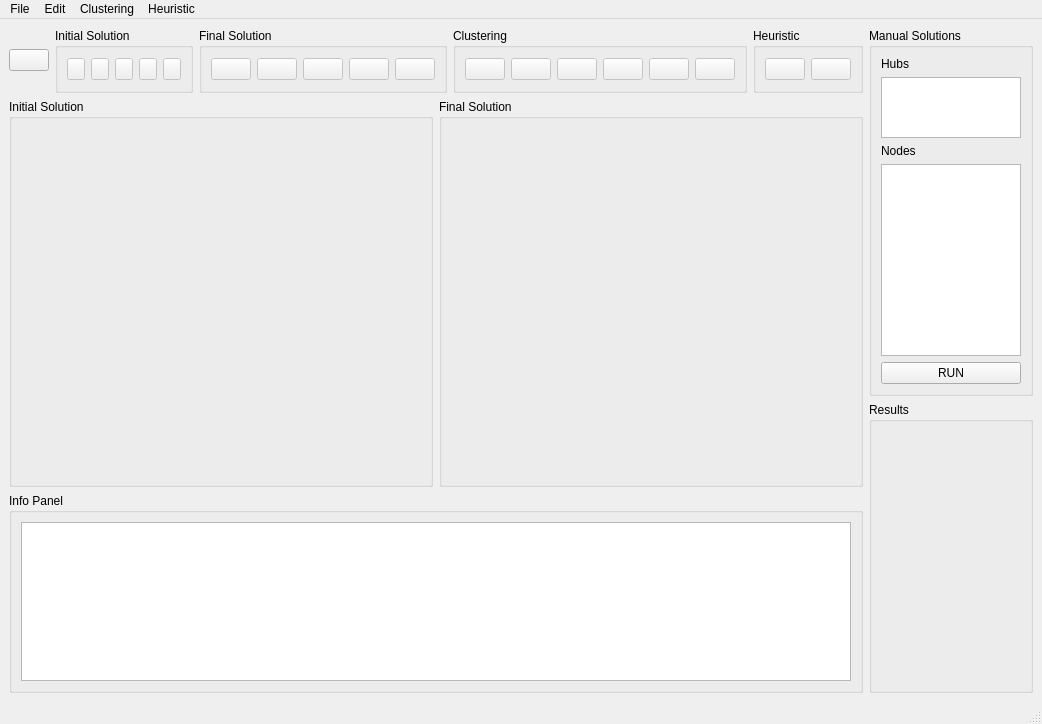
<?xml version="1.0" encoding="UTF-8"?>
<ui version="4.0">
 <class>MainWindow</class>
 <widget class="QMainWindow" name="MainWindow">
  <property name="geometry">
   <rect>
    <x>0</x>
    <y>0</y>
    <width>1042</width>
    <height>687</height>
   </rect>
  </property>
  <property name="windowTitle">
   <string>MainWindow</string>
  </property>
  <widget class="QWidget" name="centralwidget">
   <layout class="QGridLayout" name="gridLayout_2">
    <item row="0" column="0">
     <layout class="QGridLayout" name="gridLayout_Menu">
      <property name="sizeConstraint">
       <enum>QLayout::SetDefaultConstraint</enum>
      </property>
      <item row="0" column="0">
       <widget class="QPushButton" name="pushButton_action_open_data">
        <property name="sizePolicy">
         <sizepolicy hsizetype="Fixed" vsizetype="Fixed">
          <horstretch>0</horstretch>
          <verstretch>0</verstretch>
         </sizepolicy>
        </property>
        <property name="text">
         <string/>
        </property>
        <property name="icon">
         <iconset>
          <normaloff>icons/open.png</normaloff>icons/open.png</iconset>
        </property>
       </widget>
      </item>
      <item row="0" column="4">
       <widget class="QGroupBox" name="Clustering">
        <property name="minimumSize">
         <size>
          <width>0</width>
          <height>65</height>
         </size>
        </property>
        <property name="maximumSize">
         <size>
          <width>16777215</width>
          <height>65</height>
         </size>
        </property>
        <property name="title">
         <string>Clustering</string>
        </property>
        <layout class="QHBoxLayout" name="horizontalLayout_6">
         <item>
          <widget class="QPushButton" name="pushButton_k_means">
           <property name="enabled">
            <bool>false</bool>
           </property>
           <property name="text">
            <string/>
           </property>
           <property name="icon">
            <iconset>
             <normaloff>icons/kmean.png</normaloff>icons/kmean.png</iconset>
           </property>
          </widget>
         </item>
         <item>
          <widget class="QPushButton" name="pushButton_action_affinity_propagation">
           <property name="enabled">
            <bool>false</bool>
           </property>
           <property name="text">
            <string/>
           </property>
           <property name="icon">
            <iconset>
             <normaloff>icons/affinity.png</normaloff>icons/affinity.png</iconset>
           </property>
          </widget>
         </item>
         <item>
          <widget class="QPushButton" name="pushButton_action_mean_shift">
           <property name="enabled">
            <bool>false</bool>
           </property>
           <property name="text">
            <string/>
           </property>
           <property name="icon">
            <iconset>
             <normaloff>icons/mean-shift.png</normaloff>icons/mean-shift.png</iconset>
           </property>
          </widget>
         </item>
         <item>
          <widget class="QPushButton" name="pushButton_action_spectral_clustering">
           <property name="enabled">
            <bool>false</bool>
           </property>
           <property name="text">
            <string/>
           </property>
           <property name="icon">
            <iconset>
             <normaloff>icons/spectral-clustering.png</normaloff>icons/spectral-clustering.png</iconset>
           </property>
          </widget>
         </item>
         <item>
          <widget class="QPushButton" name="pushButton_action_hierarcical_clustering">
           <property name="enabled">
            <bool>false</bool>
           </property>
           <property name="text">
            <string/>
           </property>
           <property name="icon">
            <iconset>
             <normaloff>icons/hierarchical.png</normaloff>icons/hierarchical.png</iconset>
           </property>
          </widget>
         </item>
         <item>
          <widget class="QPushButton" name="pushButton_action_DBSCAN">
           <property name="enabled">
            <bool>false</bool>
           </property>
           <property name="text">
            <string/>
           </property>
           <property name="icon">
            <iconset>
             <normaloff>icons/dbscan.png</normaloff>icons/dbscan.png</iconset>
           </property>
          </widget>
         </item>
        </layout>
       </widget>
      </item>
      <item row="0" column="3">
       <widget class="QGroupBox" name="Final_Solution">
        <property name="minimumSize">
         <size>
          <width>0</width>
          <height>65</height>
         </size>
        </property>
        <property name="maximumSize">
         <size>
          <width>16777215</width>
          <height>65</height>
         </size>
        </property>
        <property name="title">
         <string>Final Solution</string>
        </property>
        <layout class="QHBoxLayout" name="horizontalLayout_3">
         <item>
          <widget class="QPushButton" name="pushButton_action_save_final_solution">
           <property name="enabled">
            <bool>false</bool>
           </property>
           <property name="text">
            <string/>
           </property>
           <property name="icon">
            <iconset>
             <normaloff>icons/save_final.png</normaloff>icons/save_final.png</iconset>
           </property>
          </widget>
         </item>
         <item>
          <widget class="QPushButton" name="pushButton_action_export_as_final_solution">
           <property name="enabled">
            <bool>false</bool>
           </property>
           <property name="text">
            <string/>
           </property>
           <property name="icon">
            <iconset>
             <normaloff>icons/jpg.png</normaloff>icons/jpg.png</iconset>
           </property>
          </widget>
         </item>
         <item>
          <widget class="QPushButton" name="pushButton_action_clear_final_solution">
           <property name="enabled">
            <bool>false</bool>
           </property>
           <property name="text">
            <string/>
           </property>
           <property name="icon">
            <iconset>
             <normaloff>icons/clear.png</normaloff>icons/clear.png</iconset>
           </property>
          </widget>
         </item>
         <item>
          <widget class="QPushButton" name="pushButton_action_undo_final_solution">
           <property name="enabled">
            <bool>false</bool>
           </property>
           <property name="text">
            <string/>
           </property>
           <property name="icon">
            <iconset>
             <normaloff>icons/undo.png</normaloff>icons/undo.png</iconset>
           </property>
          </widget>
         </item>
         <item>
          <widget class="QPushButton" name="pushButton_action_redo_final_solution">
           <property name="enabled">
            <bool>false</bool>
           </property>
           <property name="text">
            <string/>
           </property>
           <property name="icon">
            <iconset>
             <normaloff>icons/redo.png</normaloff>icons/redo.png</iconset>
           </property>
          </widget>
         </item>
        </layout>
       </widget>
      </item>
      <item row="0" column="5">
       <widget class="QGroupBox" name="Heuristic">
        <property name="minimumSize">
         <size>
          <width>0</width>
          <height>65</height>
         </size>
        </property>
        <property name="maximumSize">
         <size>
          <width>16777215</width>
          <height>65</height>
         </size>
        </property>
        <property name="title">
         <string>Heuristic</string>
        </property>
        <layout class="QHBoxLayout" name="horizontalLayout_4">
         <item>
          <widget class="QPushButton" name="pushButton_action_hill_climbing">
           <property name="enabled">
            <bool>false</bool>
           </property>
           <property name="sizePolicy">
            <sizepolicy hsizetype="Fixed" vsizetype="Fixed">
             <horstretch>0</horstretch>
             <verstretch>0</verstretch>
            </sizepolicy>
           </property>
           <property name="text">
            <string/>
           </property>
           <property name="icon">
            <iconset>
             <normaloff>icons/hillclimb.png</normaloff>icons/hillclimb.png</iconset>
           </property>
          </widget>
         </item>
         <item>
          <widget class="QPushButton" name="pushButton_action_simulated_anneling">
           <property name="enabled">
            <bool>false</bool>
           </property>
           <property name="sizePolicy">
            <sizepolicy hsizetype="Fixed" vsizetype="Fixed">
             <horstretch>0</horstretch>
             <verstretch>0</verstretch>
            </sizepolicy>
           </property>
           <property name="text">
            <string/>
           </property>
           <property name="icon">
            <iconset>
             <normaloff>icons/simulated-anneling.png</normaloff>icons/simulated-anneling.png</iconset>
           </property>
          </widget>
         </item>
        </layout>
       </widget>
      </item>
      <item row="0" column="1">
       <widget class="QGroupBox" name="Initial_Solution">
        <property name="minimumSize">
         <size>
          <width>65</width>
          <height>0</height>
         </size>
        </property>
        <property name="maximumSize">
         <size>
          <width>16777215</width>
          <height>65</height>
         </size>
        </property>
        <property name="cursor">
         <cursorShape>ArrowCursor</cursorShape>
        </property>
        <property name="title">
         <string>Initial Solution</string>
        </property>
        <layout class="QHBoxLayout" name="horizontalLayout">
         <item>
          <widget class="QPushButton" name="pushButton_action_save_initial_solution">
           <property name="enabled">
            <bool>false</bool>
           </property>
           <property name="text">
            <string/>
           </property>
           <property name="icon">
            <iconset>
             <normaloff>icons/save_initial.png</normaloff>icons/save_initial.png</iconset>
           </property>
          </widget>
         </item>
         <item>
          <widget class="QPushButton" name="pushButton_action_export_as_initial_solution">
           <property name="enabled">
            <bool>false</bool>
           </property>
           <property name="text">
            <string/>
           </property>
           <property name="icon">
            <iconset>
             <normaloff>icons/jpg.png</normaloff>icons/jpg.png</iconset>
           </property>
          </widget>
         </item>
         <item>
          <widget class="QPushButton" name="pushButton_action_clear_initial_solution">
           <property name="enabled">
            <bool>false</bool>
           </property>
           <property name="text">
            <string/>
           </property>
           <property name="icon">
            <iconset>
             <normaloff>icons/clear.png</normaloff>icons/clear.png</iconset>
           </property>
          </widget>
         </item>
         <item>
          <widget class="QPushButton" name="pushButton_action_undo_initial_solution">
           <property name="enabled">
            <bool>false</bool>
           </property>
           <property name="text">
            <string/>
           </property>
           <property name="icon">
            <iconset>
             <normaloff>icons/undo.png</normaloff>icons/undo.png</iconset>
           </property>
          </widget>
         </item>
         <item>
          <widget class="QPushButton" name="pushButton_action_redo_initial_solution">
           <property name="enabled">
            <bool>false</bool>
           </property>
           <property name="text">
            <string/>
           </property>
           <property name="icon">
            <iconset>
             <normaloff>icons/redo.png</normaloff>icons/redo.png</iconset>
           </property>
          </widget>
         </item>
        </layout>
       </widget>
      </item>
     </layout>
    </item>
    <item row="0" column="1" rowspan="2">
     <widget class="QGroupBox" name="groupBox_manual_solutions">
      <property name="maximumSize">
       <size>
        <width>300</width>
        <height>16777215</height>
       </size>
      </property>
      <property name="title">
       <string>Manual Solutions</string>
      </property>
      <layout class="QGridLayout" name="gridLayout_6">
       <item row="0" column="0">
        <layout class="QVBoxLayout" name="verticalLayout_manual_solutions">
         <item>
          <layout class="QVBoxLayout" name="verticalLayout_hubs">
           <item>
            <widget class="QLabel" name="label_hubs">
             <property name="text">
              <string>Hubs</string>
             </property>
            </widget>
           </item>
           <item>
            <widget class="QTextEdit" name="textEdit_hubs">
             <property name="maximumSize">
              <size>
               <width>250</width>
               <height>61</height>
              </size>
             </property>
            </widget>
           </item>
          </layout>
         </item>
         <item>
          <layout class="QVBoxLayout" name="verticalLayout_nodes">
           <item>
            <widget class="QLabel" name="label_nodes">
             <property name="text">
              <string>Nodes</string>
             </property>
            </widget>
           </item>
           <item>
            <widget class="QTextEdit" name="textEdit_nodes">
             <property name="maximumSize">
              <size>
               <width>250</width>
               <height>200</height>
              </size>
             </property>
            </widget>
           </item>
          </layout>
         </item>
         <item>
          <widget class="QPushButton" name="pushButton_run">
           <property name="text">
            <string>RUN</string>
           </property>
          </widget>
         </item>
        </layout>
       </item>
      </layout>
     </widget>
    </item>
    <item row="1" column="0" rowspan="2">
     <layout class="QHBoxLayout" name="horizontalLayout_plot">
      <item>
       <widget class="QGroupBox" name="groupBox_initial_solution">
        <property name="minimumSize">
         <size>
          <width>360</width>
          <height>360</height>
         </size>
        </property>
        <property name="title">
         <string>Initial Solution</string>
        </property>
        <layout class="QGridLayout" name="gridLayout">
         <item row="0" column="0">
          <widget class="QLabel" name="label_initial_solution">
           <property name="text">
            <string/>
           </property>
           <property name="pixmap">
            <pixmap>icons/exit.png</pixmap>
           </property>
          </widget>
         </item>
        </layout>
       </widget>
      </item>
      <item>
       <widget class="QGroupBox" name="groupBox_final_solution">
        <property name="minimumSize">
         <size>
          <width>360</width>
          <height>360</height>
         </size>
        </property>
        <property name="title">
         <string>Final Solution</string>
        </property>
        <layout class="QGridLayout" name="gridLayout_4">
         <item row="0" column="0">
          <widget class="QLabel" name="label_final_solution">
           <property name="text">
            <string/>
           </property>
           <property name="pixmap">
            <pixmap>icons/hierarchical.png</pixmap>
           </property>
          </widget>
         </item>
        </layout>
       </widget>
      </item>
     </layout>
    </item>
    <item row="2" column="1" rowspan="2">
     <widget class="QGroupBox" name="groupBox_result">
      <property name="title">
       <string>Results</string>
      </property>
      <layout class="QGridLayout" name="gridLayout_5">
       <item row="0" column="0">
        <widget class="QLabel" name="label_result">
         <property name="minimumSize">
          <size>
           <width>100</width>
           <height>250</height>
          </size>
         </property>
         <property name="text">
          <string/>
         </property>
        </widget>
       </item>
      </layout>
     </widget>
    </item>
    <item row="3" column="0">
     <widget class="QGroupBox" name="groupBox_info_panel">
      <property name="maximumSize">
       <size>
        <width>1000</width>
        <height>200</height>
       </size>
      </property>
      <property name="title">
       <string>Info Panel</string>
      </property>
      <layout class="QGridLayout" name="gridLayout_3">
       <item row="0" column="1">
        <widget class="QTextEdit" name="textEdit_info_panel">
         <property name="maximumSize">
          <size>
           <width>1000</width>
           <height>200</height>
          </size>
         </property>
        </widget>
       </item>
      </layout>
     </widget>
    </item>
   </layout>
  </widget>
  <widget class="QMenuBar" name="menubar">
   <property name="geometry">
    <rect>
     <x>0</x>
     <y>0</y>
     <width>1042</width>
     <height>22</height>
    </rect>
   </property>
   <widget class="QMenu" name="menuFile">
    <property name="title">
     <string>File</string>
    </property>
    <widget class="QMenu" name="menu_Export_As">
     <property name="statusTip">
      <string>Export As image.</string>
     </property>
     <property name="title">
      <string>Export As</string>
     </property>
     <property name="icon">
      <iconset>
       <normaloff>icons/export.png</normaloff>icons/export.png</iconset>
     </property>
     <addaction name="action_export_as_initial_solution"/>
     <addaction name="action_export_as_final_solution"/>
    </widget>
    <addaction name="action_open_data"/>
    <addaction name="separator"/>
    <addaction name="action_save_initial_solution"/>
    <addaction name="action_save_final_solution"/>
    <addaction name="menu_Export_As"/>
    <addaction name="separator"/>
    <addaction name="action_exit"/>
   </widget>
   <widget class="QMenu" name="menuEdit">
    <property name="statusTip">
     <string>Edit</string>
    </property>
    <property name="title">
     <string>Edit</string>
    </property>
    <widget class="QMenu" name="menu_Clear">
     <property name="statusTip">
      <string>Clear Menu</string>
     </property>
     <property name="title">
      <string>Clear</string>
     </property>
     <property name="icon">
      <iconset>
       <normaloff>icons/clear.png</normaloff>icons/clear.png</iconset>
     </property>
     <addaction name="action_clear_initial_solution"/>
     <addaction name="action_clear_final_solution"/>
    </widget>
    <widget class="QMenu" name="menuUndo">
     <property name="title">
      <string>Undo</string>
     </property>
     <addaction name="action_undo_initial_solution"/>
     <addaction name="action_undo_final_solution"/>
    </widget>
    <widget class="QMenu" name="menuRedo">
     <property name="title">
      <string>Redo</string>
     </property>
     <addaction name="action_redo_initial_solution"/>
     <addaction name="action_redo_final_solution"/>
    </widget>
    <addaction name="menu_Clear"/>
    <addaction name="menuUndo"/>
    <addaction name="menuRedo"/>
   </widget>
   <widget class="QMenu" name="menu_Clustering">
    <property name="title">
     <string>Clustering</string>
    </property>
    <addaction name="action_k_means"/>
    <addaction name="action_affinity_propagation"/>
    <addaction name="action_mean_shift"/>
    <addaction name="action_spectral_clustering"/>
    <addaction name="action_hierarcical_clustering"/>
    <addaction name="action_DBSCAN"/>
   </widget>
   <widget class="QMenu" name="menu_Heuristic">
    <property name="title">
     <string>Heuristic</string>
    </property>
    <addaction name="action_hill_climbing"/>
    <addaction name="action_simulated_anneling"/>
   </widget>
   <addaction name="menuFile"/>
   <addaction name="menuEdit"/>
   <addaction name="menu_Clustering"/>
   <addaction name="menu_Heuristic"/>
  </widget>
  <widget class="QStatusBar" name="statusbar">
   <property name="statusTip">
    <string>Status Bar</string>
   </property>
  </widget>
  <action name="action_open_data">
   <property name="icon">
    <iconset>
     <normaloff>icons/open.png</normaloff>icons/open.png</iconset>
   </property>
   <property name="text">
    <string>Open Data</string>
   </property>
   <property name="statusTip">
    <string>Open image.</string>
   </property>
   <property name="shortcut">
    <string>Ctrl+O</string>
   </property>
  </action>
  <action name="action_save_initial_solution">
   <property name="enabled">
    <bool>false</bool>
   </property>
   <property name="icon">
    <iconset>
     <normaloff>icons/save_initial.png</normaloff>icons/save_initial.png</iconset>
   </property>
   <property name="text">
    <string>Save Initial Solution</string>
   </property>
   <property name="statusTip">
    <string>Save the initial solution</string>
   </property>
   <property name="shortcut">
    <string>Ctrl+Shift+S</string>
   </property>
  </action>
  <action name="action_exit">
   <property name="icon">
    <iconset>
     <normaloff>icons/exit.png</normaloff>icons/exit.png</iconset>
   </property>
   <property name="text">
    <string>Exit</string>
   </property>
   <property name="statusTip">
    <string>Exit the app.</string>
   </property>
   <property name="shortcut">
    <string>Shift+F4</string>
   </property>
  </action>
  <action name="action_export_as_initial_solution">
   <property name="enabled">
    <bool>false</bool>
   </property>
   <property name="icon">
    <iconset>
     <normaloff>icons/jpg.png</normaloff>icons/jpg.png</iconset>
   </property>
   <property name="text">
    <string>Initial Solution</string>
   </property>
   <property name="statusTip">
    <string>Export as Source</string>
   </property>
   <property name="shortcut">
    <string>Ctrl+Shift+I</string>
   </property>
  </action>
  <action name="action_export_as_final_solution">
   <property name="enabled">
    <bool>false</bool>
   </property>
   <property name="icon">
    <iconset>
     <normaloff>icons/jpg.png</normaloff>icons/jpg.png</iconset>
   </property>
   <property name="text">
    <string>Final Solution</string>
   </property>
   <property name="statusTip">
    <string>Export as Output</string>
   </property>
   <property name="shortcut">
    <string>Ctrl+Shift+O</string>
   </property>
  </action>
  <action name="action_clear_initial_solution">
   <property name="enabled">
    <bool>false</bool>
   </property>
   <property name="icon">
    <iconset>
     <normaloff>icons/clear.png</normaloff>icons/clear.png</iconset>
   </property>
   <property name="text">
    <string>Initial Solution</string>
   </property>
   <property name="statusTip">
    <string>Clear the Initial Solution</string>
   </property>
   <property name="shortcut">
    <string>Ctrl+Q</string>
   </property>
  </action>
  <action name="action_clear_final_solution">
   <property name="enabled">
    <bool>false</bool>
   </property>
   <property name="icon">
    <iconset>
     <normaloff>icons/clear.png</normaloff>icons/clear.png</iconset>
   </property>
   <property name="text">
    <string>Final Solution</string>
   </property>
   <property name="statusTip">
    <string>Clear the Final Solution</string>
   </property>
   <property name="shortcut">
    <string>Ctrl+A</string>
   </property>
  </action>
  <action name="action_k_means">
   <property name="enabled">
    <bool>false</bool>
   </property>
   <property name="icon">
    <iconset>
     <normaloff>icons/kmean.png</normaloff>icons/kmean.png</iconset>
   </property>
   <property name="text">
    <string>K means</string>
   </property>
   <property name="statusTip">
    <string>Apply K mean</string>
   </property>
   <property name="shortcut">
    <string>Ctrl+G</string>
   </property>
  </action>
  <action name="action_affinity_propagation">
   <property name="enabled">
    <bool>false</bool>
   </property>
   <property name="icon">
    <iconset>
     <normaloff>icons/affinity.png</normaloff>icons/affinity.png</iconset>
   </property>
   <property name="text">
    <string>Affinity Propagation</string>
   </property>
   <property name="statusTip">
    <string>Apply Affinity Propagation</string>
   </property>
   <property name="shortcut">
    <string>Ctrl+H</string>
   </property>
  </action>
  <action name="action_hill_climbing">
   <property name="enabled">
    <bool>false</bool>
   </property>
   <property name="icon">
    <iconset>
     <normaloff>icons/hillclimb.png</normaloff>icons/hillclimb.png</iconset>
   </property>
   <property name="text">
    <string>Hill Climbing</string>
   </property>
   <property name="statusTip">
    <string>Apply Hill Climbing</string>
   </property>
   <property name="shortcut">
    <string>Ctrl+Shift+H</string>
   </property>
  </action>
  <action name="action_simulated_anneling">
   <property name="enabled">
    <bool>false</bool>
   </property>
   <property name="icon">
    <iconset>
     <normaloff>icons/simulated-anneling.png</normaloff>icons/simulated-anneling.png</iconset>
   </property>
   <property name="text">
    <string>Simulated Anneling</string>
   </property>
   <property name="statusTip">
    <string>Apply Simulated Anneling</string>
   </property>
   <property name="shortcut">
    <string>Ctrl+Shift+K</string>
   </property>
  </action>
  <action name="action_save_final_solution">
   <property name="enabled">
    <bool>false</bool>
   </property>
   <property name="icon">
    <iconset>
     <normaloff>icons/save_final.png</normaloff>icons/save_final.png</iconset>
   </property>
   <property name="text">
    <string>Save Final Solution</string>
   </property>
   <property name="statusTip">
    <string>Save the Final Solution</string>
   </property>
   <property name="shortcut">
    <string>Ctrl+Shift+D</string>
   </property>
  </action>
  <action name="action_undo_initial_solution">
   <property name="enabled">
    <bool>false</bool>
   </property>
   <property name="icon">
    <iconset>
     <normaloff>icons/undo.png</normaloff>icons/undo.png</iconset>
   </property>
   <property name="text">
    <string>Initial Solution</string>
   </property>
   <property name="statusTip">
    <string>Undo the Initial Solution</string>
   </property>
   <property name="shortcut">
    <string>Ctrl+Shift+R</string>
   </property>
  </action>
  <action name="action_undo_final_solution">
   <property name="enabled">
    <bool>false</bool>
   </property>
   <property name="icon">
    <iconset>
     <normaloff>icons/undo.png</normaloff>icons/undo.png</iconset>
   </property>
   <property name="text">
    <string>Final Solution</string>
   </property>
   <property name="statusTip">
    <string>Undo the Final Solution</string>
   </property>
   <property name="shortcut">
    <string>Ctrl+Shift+F</string>
   </property>
  </action>
  <action name="action_redo_initial_solution">
   <property name="enabled">
    <bool>false</bool>
   </property>
   <property name="icon">
    <iconset>
     <normaloff>icons/redo.png</normaloff>icons/redo.png</iconset>
   </property>
   <property name="text">
    <string>Initial Solution</string>
   </property>
   <property name="statusTip">
    <string>Redo the Initial Solution</string>
   </property>
   <property name="shortcut">
    <string>Ctrl+Shift+T</string>
   </property>
  </action>
  <action name="action_redo_final_solution">
   <property name="enabled">
    <bool>false</bool>
   </property>
   <property name="icon">
    <iconset>
     <normaloff>icons/redo.png</normaloff>icons/redo.png</iconset>
   </property>
   <property name="text">
    <string>Final Solution</string>
   </property>
   <property name="statusTip">
    <string>Redo the Final Solution</string>
   </property>
   <property name="shortcut">
    <string>Ctrl+Shift+G</string>
   </property>
  </action>
  <action name="action_mean_shift">
   <property name="enabled">
    <bool>false</bool>
   </property>
   <property name="icon">
    <iconset>
     <normaloff>icons/mean-shift.png</normaloff>icons/mean-shift.png</iconset>
   </property>
   <property name="text">
    <string>Mean shift</string>
   </property>
   <property name="statusTip">
    <string>Apply mean shift </string>
   </property>
   <property name="shortcut">
    <string>Ctrl+J</string>
   </property>
  </action>
  <action name="action_spectral_clustering">
   <property name="enabled">
    <bool>false</bool>
   </property>
   <property name="icon">
    <iconset>
     <normaloff>icons/spectral-clustering.png</normaloff>icons/spectral-clustering.png</iconset>
   </property>
   <property name="text">
    <string>Spectral Clustering</string>
   </property>
   <property name="statusTip">
    <string>Apply Spectral Clustering</string>
   </property>
   <property name="shortcut">
    <string>Ctrl+K</string>
   </property>
  </action>
  <action name="action_hierarcical_clustering">
   <property name="enabled">
    <bool>false</bool>
   </property>
   <property name="icon">
    <iconset>
     <normaloff>icons/hierarchical.png</normaloff>icons/hierarchical.png</iconset>
   </property>
   <property name="text">
    <string>Hierarchical Clustering</string>
   </property>
   <property name="statusTip">
    <string>Apply Hierarchical clustering</string>
   </property>
   <property name="shortcut">
    <string>Ctrl+L</string>
   </property>
  </action>
  <action name="action_DBSCAN">
   <property name="enabled">
    <bool>false</bool>
   </property>
   <property name="icon">
    <iconset>
     <normaloff>icons/dbscan.png</normaloff>icons/dbscan.png</iconset>
   </property>
   <property name="text">
    <string>DBSCAN</string>
   </property>
   <property name="statusTip">
    <string>Apply DBSCAN </string>
   </property>
   <property name="shortcut">
    <string>Ctrl+Ş</string>
   </property>
  </action>
 </widget>
 <resources/>
 <connections/>
</ui>
